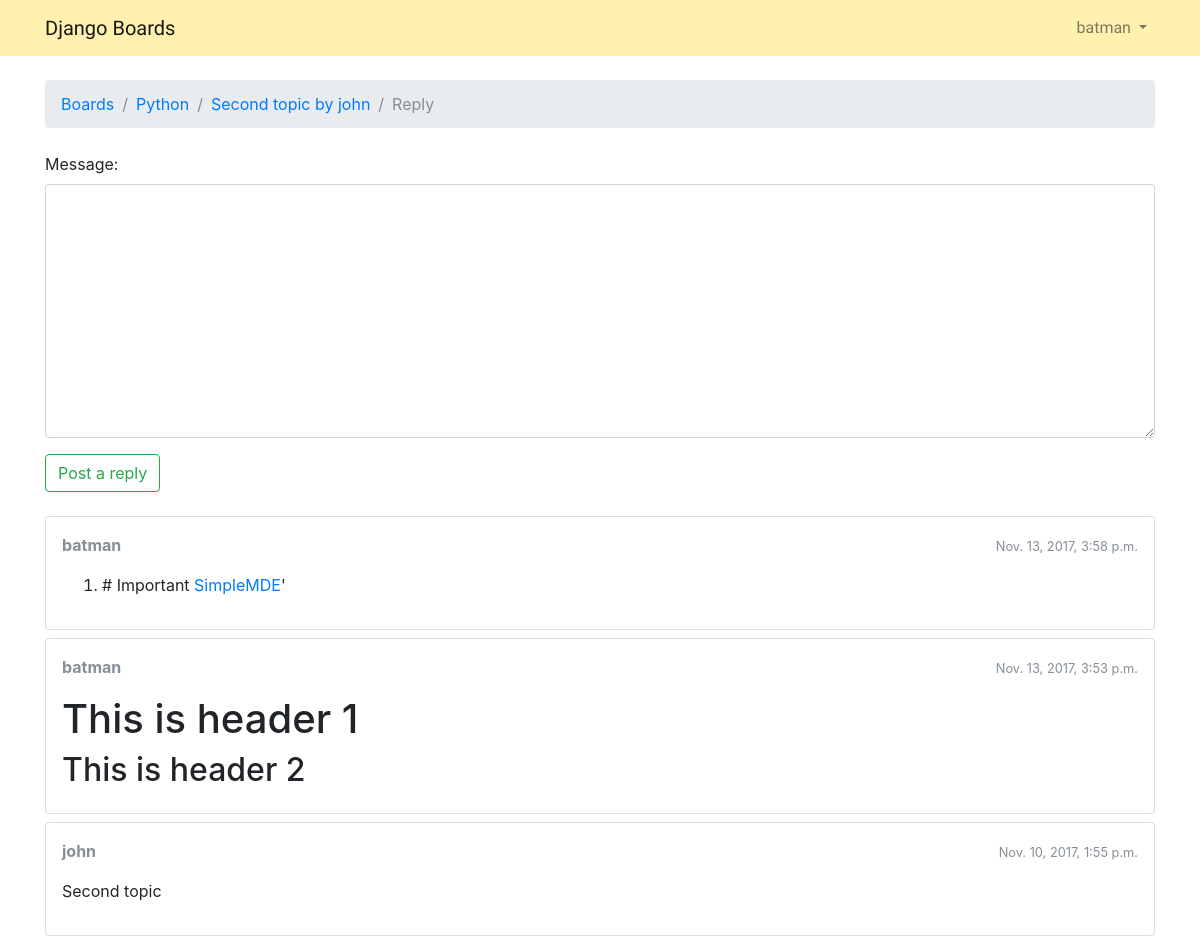
Page /boards/1/topics/5/reply/ (signed in) on the committed database.
### forums/models.py (models this page shows, shortened)
class Topic(models.Model):
    subject = models.CharField(max_length=255)
    last_updated = models.DateTimeField(auto_now_add=True)
    board = models.ForeignKey(Board, related_name='topics')
    starter = models.ForeignKey(User, related_name='topics')
    views = models.PositiveIntegerField(default=0)
    def get_last_five_posts(self):
        return self.posts.order_by('-created_at')[:5]

class Board(models.Model):
    name = models.CharField(max_length=30, unique=True)
    description = models.CharField(max_length=100)

class Post(models.Model):
    message = models.TextField(max_length=4000)
    topic = models.ForeignKey(Topic, related_name='posts')
    created_at = models.DateTimeField(auto_now_add=True)
    updated_at = models.DateTimeField(null=True)
    created_by = models.ForeignKey(User, related_name='posts')
    updated_by = models.ForeignKey(User, null=True, related_name='+')
    def get_message_as_markdown(self):
        return mark_safe(markdown(self.message, safe_mode='escape'))

### forums/views.py (the view)
# urls.py: url(r'(?P<pk>\d+)/topics/(?P<topic_pk>\d+)/reply/$', views.reply_topic, name='reply_topic'),
@login_required
def reply_topic(request, pk, topic_pk):
    topic = get_object_or_404(models.Topic, board__pk=pk, pk=topic_pk)
    if request.method == 'POST':
        form = forms.PostForm(request.POST)
        if form.is_valid():
            post = form.save(commit=False)
            post.topic = topic
            post.created_by = request.user
            post.save()
            topic.last_updated = timezone.now()
            topic.save()
            topic_url = reverse('forums:topic_posts', kwargs={'pk': pk, 'topic_pk': topic_pk})
            topic_post_url = '{url}?page={page}#{id}'.format(
                url=topic_url,
                id=post.pk,
                page=topic.get_page_count()
            )
            return redirect(topic_post_url)
    else:
        form = forms.PostForm()
    return render(request, 'forums/reply_topic.html', {'topic': topic, 'form': form})

### forums/forms.py
class PostForm(forms.ModelForm):
    class Meta:
        model = models.Post
        fields = ['message', ]

### forums/templatetags/form_tags.py (called while the page is built)
@register.filter
def input_class(bound_field):
    css_class = ''
    if bound_field.form.is_bound:
        if bound_field.errors:
            css_class = 'is-invalid'
        elif field_type(bound_field) != 'PasswordInput':
            css_class = 'is-valid'
    return 'form-control {}'.format(css_class)

### forums/templates/forums/reply_topic.html (shortened to what this page needs)
{% extends 'base.html' %}
{% load static %}
{% block stylesheet %}
    <link rel="stylesheet" href="https://cdn.jsdelivr.net/simplemde/latest/simplemde.min.css">
{% endblock %}
{% block breadcrumb %}
    <li class="breadcrumb-item"><a href="{% url 'home' %}">Boards</a></li>
    <li class="breadcrumb-item"><a href="{% url 'forums:board_topics' pk=topic.board.pk %}">{{ topic.board.name }}</a></li>
    <li class="breadcrumb-item"><a href="{% url 'forums:topic_posts' pk=topic.board.pk topic_pk=topic.pk %}">{{ topic.subject }}</a></li>
    <li class="breadcrumb-item active">Reply</li>
{% endblock %}
{% block content %}
    <form method="POST" class="mb-4" novalidate>
        {% include 'includes/form.html' %}
        <button type="submit" class="btn btn-outline-success">Post a reply</button>
    </form>
    {% for post in topic.get_last_five_posts %}
        <div class="card mb-2">
            <div class="card-body p-3">
                <div class="row mb-3">
                    <div class="col-6">
                        <strong class="text-muted">{{ post.created_by.username }}</strong>
                    </div>
                    <div class="col-6 text-right">
                        <small class="text-muted">{{ post.created_at }}</small>
                    </div>
                </div>
                {{ post.get_message_as_markdown }}
            </div>
        </div>
    {% endfor %}
{% endblock %}

### templates/base.html (shortened to what this page needs)
{% load static %}
<!DOCTYPE html>
<html>
    <head>
        <link rel="stylesheet" href="{% static 'css/bootstrap.min.css' %}">
        <link rel="stylesheet" href="{% static 'css/app.css' %}">
        {% block stylesheet %}{% endblock %}
    </head>
    <body>
        {% block body %}
            <nav class="navbar navbar-expand-lg navbar-light" style="background-color: #fff1b0">
                <div class="container">
                    <a class="navbar-brand" href="{% url 'home' %}">Django Boards</a>
                    <div class="collapse navbar-collapse" id="mainMenu">
                        {% if user.is_authenticated %}
                            <ul class="navbar-nav ml-auto">
                                <li class="nav-item dropdown">
                                    <a class="nav-link dropdown-toggle" href="#" id="userMenu"
                                       data-toggle="dropdown" aria-haspopup="true" aria-expanded="false">
                                        {{ user.username }}
                                    </a>
                                </li>
                            </ul>
                        {% else %}
                            <form class="form-inline ml-auto">
                                <a href="{% url 'login' %}" class="btn btn-outline-secondary">Log In</a>
                                <a href="{% url 'signup' %}" class="btn btn-outline-primary ml-2">Sign Up</a>
                            </form>
                        {% endif %}
                    </div>
                </div>
            </nav>
            <div class="container">
                <ol class="breadcrumb my-4">
                    {% block breadcrumb %}{% endblock %}
                </ol>
                {% block content %}{% endblock %}
            </div>
        {% endblock body %}
    </body>
</html>

### static/css/app.css (style rules this page uses)
.navbar-brand { font-family: 'Holtwood One SC', serif; }
.nav-link { font-family: 'Saira', sans-serif; }

### rows in the picture
Topic: board.name "Python", subject "Second topic by john"
Post: created_by.username "batman", created_at "Nov. 13, 2017, 3:58 p.m.", get_message_as_markdown "# Important SimpleMDE '"
Post: created_by.username "batman", created_at "Nov. 13, 2017, 3:53 p.m.", get_message_as_markdown "This is header 1 This is header 2"
Post: created_by.username "john", created_at "Nov. 10, 2017, 1:55 p.m.", get_message_as_markdown "Second topic"

### other values in the picture
{{ user.username }} "batman"
{{ field.label_tag }} "Message:"
